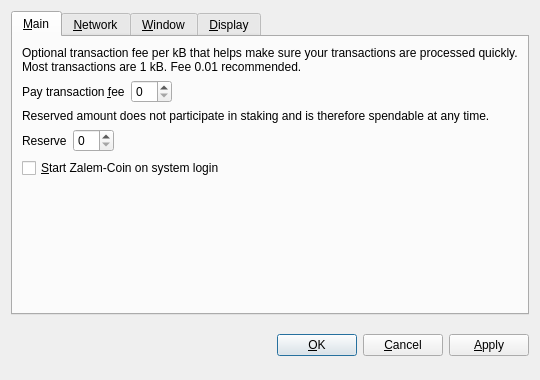
<?xml version="1.0" encoding="UTF-8"?>
<ui version="4.0">
 <class>OptionsDialog</class>
 <widget class="QDialog" name="OptionsDialog">
  <property name="geometry">
   <rect>
    <x>0</x>
    <y>0</y>
    <width>540</width>
    <height>380</height>
   </rect>
  </property>
  <property name="windowTitle">
   <string>Options</string>
  </property>
  <property name="styleSheet">
   <string notr="true"/>
  </property>
  <property name="modal">
   <bool>true</bool>
  </property>
  <layout class="QVBoxLayout" name="verticalLayout">
   <item>
    <widget class="QTabWidget" name="tabWidget">
     <property name="tabPosition">
      <enum>QTabWidget::North</enum>
     </property>
     <property name="currentIndex">
      <number>0</number>
     </property>
     <widget class="QWidget" name="tabMain">
      <attribute name="title">
       <string>&amp;Main</string>
      </attribute>
      <layout class="QGridLayout" name="gridLayout">
       <item row="0" column="0" colspan="2">
        <widget class="QLabel" name="transactionFeeInfoLabel">
         <property name="text">
          <string>Optional transaction fee per kB that helps make sure your transactions are processed quickly. Most transactions are 1 kB. Fee 0.01 recommended.</string>
         </property>
         <property name="textFormat">
          <enum>Qt::PlainText</enum>
         </property>
         <property name="wordWrap">
          <bool>true</bool>
         </property>
        </widget>
       </item>
       <item row="1" column="0">
        <layout class="QHBoxLayout" name="horizontalLayoutFee">
         <item>
          <widget class="QLabel" name="transactionFeeLabel">
           <property name="text">
            <string>Pay transaction &amp;fee</string>
           </property>
           <property name="textFormat">
            <enum>Qt::PlainText</enum>
           </property>
           <property name="buddy">
            <cstring>transactionFee</cstring>
           </property>
          </widget>
         </item>
         <item>
          <widget class="ZalemCoinAmountField" name="transactionFee"/>
         </item>
         <item>
          <spacer name="horizontalSpacerFee">
           <property name="orientation">
            <enum>Qt::Horizontal</enum>
           </property>
           <property name="sizeHint" stdset="0">
            <size>
             <width>40</width>
             <height>20</height>
            </size>
           </property>
          </spacer>
         </item>
        </layout>
       </item>
       <item row="2" column="0" colspan="2">
        <widget class="QLabel" name="reserveBalanceInfoLabel">
         <property name="text">
          <string>Reserved amount does not participate in staking and is therefore spendable at any time.</string>
         </property>
         <property name="textFormat">
          <enum>Qt::PlainText</enum>
         </property>
         <property name="wordWrap">
          <bool>true</bool>
         </property>
        </widget>
       </item>
       <item row="3" column="0">
        <layout class="QHBoxLayout" name="horizontalLayoutReserveBalance">
         <item>
          <widget class="QLabel" name="reserveBalanceLabel">
           <property name="text">
            <string>Reserve</string>
           </property>
           <property name="textFormat">
            <enum>Qt::PlainText</enum>
           </property>
           <property name="buddy">
            <cstring>reserveBalance</cstring>
           </property>
          </widget>
         </item>
         <item>
          <widget class="ZalemCoinAmountField" name="reserveBalance"/>
         </item>
         <item>
          <spacer name="horizontalSpacerReserveBalance">
           <property name="orientation">
            <enum>Qt::Horizontal</enum>
           </property>
           <property name="sizeHint" stdset="0">
            <size>
             <width>40</width>
             <height>20</height>
            </size>
           </property>
          </spacer>
         </item>
        </layout>
       </item>
       <item row="4" column="0">
        <widget class="QCheckBox" name="bitcoinAtStartup">
         <property name="toolTip">
          <string>Automatically start Zalem-Coin after logging in to the system.</string>
         </property>
         <property name="text">
          <string>&amp;Start Zalem-Coin on system login</string>
         </property>
        </widget>
       </item>
       <item row="5" column="0">
        <spacer name="verticalSpacer_Main">
         <property name="orientation">
          <enum>Qt::Vertical</enum>
         </property>
         <property name="sizeHint" stdset="0">
          <size>
           <width>20</width>
           <height>40</height>
          </size>
         </property>
        </spacer>
       </item>
      </layout>
     </widget>
     <widget class="QWidget" name="tabNetwork">
      <attribute name="title">
       <string>&amp;Network</string>
      </attribute>
      <layout class="QVBoxLayout" name="verticalLayout_Network">
       <item>
        <widget class="QCheckBox" name="mapPortUpnp">
         <property name="toolTip">
          <string>Automatically open the Zalem-Coin client port on the router. This only works when your router supports UPnP and it is enabled.</string>
         </property>
         <property name="text">
          <string>Map port using &amp;UPnP</string>
         </property>
        </widget>
       </item>
       <item>
        <widget class="QCheckBox" name="connectSocks">
         <property name="toolTip">
          <string>Connect to the Zalem-Coin network through a SOCKS5 proxy (e.g. when connecting through Tor).</string>
         </property>
         <property name="text">
          <string>&amp;Connect through SOCKS5 proxy:</string>
         </property>
        </widget>
       </item>
       <item>
        <layout class="QHBoxLayout" name="horizontalLayout_Network">
         <item>
          <widget class="QLabel" name="proxyIpLabel">
           <property name="text">
            <string>Proxy &amp;IP:</string>
           </property>
           <property name="textFormat">
            <enum>Qt::PlainText</enum>
           </property>
           <property name="buddy">
            <cstring>proxyIp</cstring>
           </property>
          </widget>
         </item>
         <item>
          <widget class="QValidatedLineEdit" name="proxyIp">
           <property name="maximumSize">
            <size>
             <width>140</width>
             <height>16777215</height>
            </size>
           </property>
           <property name="toolTip">
            <string>IP address of the proxy (e.g. 127.0.0.1)</string>
           </property>
          </widget>
         </item>
         <item>
          <widget class="QLabel" name="proxyPortLabel">
           <property name="text">
            <string>&amp;Port:</string>
           </property>
           <property name="textFormat">
            <enum>Qt::PlainText</enum>
           </property>
           <property name="buddy">
            <cstring>proxyPort</cstring>
           </property>
          </widget>
         </item>
         <item>
          <widget class="QLineEdit" name="proxyPort">
           <property name="maximumSize">
            <size>
             <width>55</width>
             <height>16777215</height>
            </size>
           </property>
           <property name="toolTip">
            <string>Port of the proxy (e.g. 9050)</string>
           </property>
          </widget>
         </item>
         <item>
          <spacer name="horizontalSpacer_Network">
           <property name="orientation">
            <enum>Qt::Horizontal</enum>
           </property>
           <property name="sizeHint" stdset="0">
            <size>
             <width>40</width>
             <height>20</height>
            </size>
           </property>
          </spacer>
         </item>
        </layout>
       </item>
       <item>
        <spacer name="verticalSpacer_Network">
         <property name="orientation">
          <enum>Qt::Vertical</enum>
         </property>
         <property name="sizeHint" stdset="0">
          <size>
           <width>20</width>
           <height>40</height>
          </size>
         </property>
        </spacer>
       </item>
      </layout>
     </widget>
     <widget class="QWidget" name="tabWindow">
      <attribute name="title">
       <string>&amp;Window</string>
      </attribute>
      <layout class="QVBoxLayout" name="verticalLayout_Window">
       <item>
        <widget class="QCheckBox" name="minimizeToTray">
         <property name="toolTip">
          <string>Show only a tray icon after minimizing the window.</string>
         </property>
         <property name="text">
          <string>&amp;Minimize to the tray instead of the taskbar</string>
         </property>
        </widget>
       </item>
       <item>
        <widget class="QCheckBox" name="minimizeOnClose">
         <property name="toolTip">
          <string>Minimize instead of exit the application when the window is closed. When this option is enabled, the application will be closed only after selecting Quit in the menu.</string>
         </property>
         <property name="text">
          <string>M&amp;inimize on close</string>
         </property>
        </widget>
       </item>
       <item>
        <spacer name="verticalSpacer_Window">
         <property name="orientation">
          <enum>Qt::Vertical</enum>
         </property>
         <property name="sizeHint" stdset="0">
          <size>
           <width>20</width>
           <height>40</height>
          </size>
         </property>
        </spacer>
       </item>
      </layout>
     </widget>
     <widget class="QWidget" name="tabDisplay">
      <attribute name="title">
       <string>&amp;Display</string>
      </attribute>
      <layout class="QVBoxLayout" name="verticalLayout_Display">
       <item>
        <layout class="QHBoxLayout" name="horizontalLayout_1_Display">
         <item>
          <widget class="QLabel" name="langLabel">
           <property name="text">
            <string>User Interface &amp;language:</string>
           </property>
           <property name="textFormat">
            <enum>Qt::PlainText</enum>
           </property>
           <property name="buddy">
            <cstring>lang</cstring>
           </property>
          </widget>
         </item>
         <item>
          <widget class="QValueComboBox" name="lang">
           <property name="toolTip">
            <string>The user interface language can be set here. This setting will take effect after restarting Zalem-Coin.</string>
           </property>
          </widget>
         </item>
        </layout>
       </item>
       <item>
        <layout class="QHBoxLayout" name="horizontalLayout_2_Display">
         <item>
          <widget class="QLabel" name="unitLabel">
           <property name="text">
            <string>&amp;Unit to show amounts in:</string>
           </property>
           <property name="textFormat">
            <enum>Qt::PlainText</enum>
           </property>
           <property name="buddy">
            <cstring>unit</cstring>
           </property>
          </widget>
         </item>
         <item>
          <widget class="QValueComboBox" name="unit">
           <property name="toolTip">
            <string>Choose the default subdivision unit to show in the interface and when sending coins.</string>
           </property>
          </widget>
         </item>
        </layout>
       </item>
       <item>
        <widget class="QCheckBox" name="coinControlFeatures">
         <property name="toolTip">
          <string>Whether to show coin control features or not.</string>
         </property>
         <property name="text">
          <string>Display coin &amp;control features (experts only!)</string>
         </property>
        </widget>
       </item>
       <item>
        <widget class="QCheckBox" name="useDarkTheme">
         <property name="text">
          <string>Use dark visual theme (requires restart)</string>
         </property>
        </widget>
       </item>
       <item>
        <spacer name="verticalSpacer_Display">
         <property name="orientation">
          <enum>Qt::Vertical</enum>
         </property>
         <property name="sizeHint" stdset="0">
          <size>
           <width>20</width>
           <height>40</height>
          </size>
         </property>
        </spacer>
       </item>
      </layout>
     </widget>
    </widget>
   </item>
   <item>
    <layout class="QHBoxLayout" name="horizontalLayout_Buttons">
     <item>
      <spacer name="horizontalSpacer_1">
       <property name="orientation">
        <enum>Qt::Horizontal</enum>
       </property>
       <property name="sizeHint" stdset="0">
        <size>
         <width>40</width>
         <height>48</height>
        </size>
       </property>
      </spacer>
     </item>
     <item>
      <widget class="QLabel" name="statusLabel">
       <property name="font">
        <font>
         <weight>75</weight>
         <bold>true</bold>
        </font>
       </property>
       <property name="text">
        <string/>
       </property>
       <property name="textFormat">
        <enum>Qt::PlainText</enum>
       </property>
       <property name="wordWrap">
        <bool>true</bool>
       </property>
      </widget>
     </item>
     <item>
      <spacer name="horizontalSpacer_2">
       <property name="orientation">
        <enum>Qt::Horizontal</enum>
       </property>
       <property name="sizeHint" stdset="0">
        <size>
         <width>40</width>
         <height>48</height>
        </size>
       </property>
      </spacer>
     </item>
     <item>
      <widget class="QPushButton" name="okButton">
       <property name="text">
        <string>&amp;OK</string>
       </property>
      </widget>
     </item>
     <item>
      <widget class="QPushButton" name="cancelButton">
       <property name="text">
        <string>&amp;Cancel</string>
       </property>
       <property name="autoDefault">
        <bool>false</bool>
       </property>
      </widget>
     </item>
     <item>
      <widget class="QPushButton" name="applyButton">
       <property name="text">
        <string>&amp;Apply</string>
       </property>
       <property name="autoDefault">
        <bool>false</bool>
       </property>
      </widget>
     </item>
    </layout>
   </item>
  </layout>
 </widget>
 <customwidgets>
  <customwidget>
   <class>ZalemCoinAmountField</class>
   <extends>QSpinBox</extends>
   <header>bitcoinamountfield.h</header>
   <container>1</container>
  </customwidget>
  <customwidget>
   <class>QValueComboBox</class>
   <extends>QComboBox</extends>
   <header>qvaluecombobox.h</header>
  </customwidget>
  <customwidget>
   <class>QValidatedLineEdit</class>
   <extends>QLineEdit</extends>
   <header>qvalidatedlineedit.h</header>
  </customwidget>
 </customwidgets>
 <resources/>
 <connections/>
</ui>
